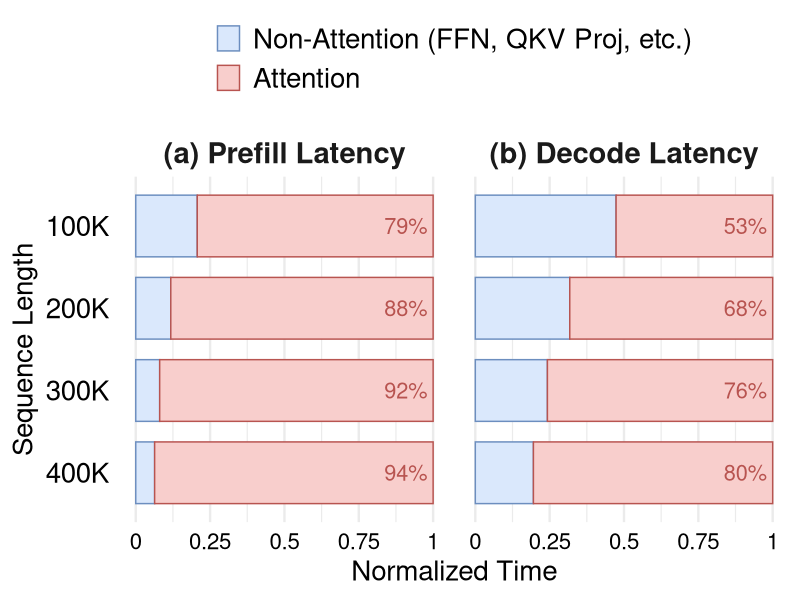

Here is the R script that generated this plot:
library(tidyverse)

data <- read_csv("data/breakdown_1.csv") %>%
  mutate(
    stage = fct_inorder(stage),
    tokens = fct_rev(fct_inorder(tokens)),
    component = fct_inorder(component)
  )

fig <- ggplot(data, aes(x = latency, y = tokens, fill = component, colour = component)) +
  geom_col(width = 0.75, position = position_stack(reverse = TRUE)) +
  geom_text(
    data = data %>% filter(component == "Attention"),
    aes(
      x = 0.98,
      y = tokens,
      label = scales::percent(latency, accuracy = 1)
    ),
    colour = "#B85450",
    size = 5.5,
    inherit.aes = FALSE,
    hjust = 1
  ) +
  facet_grid(. ~ stage) +
  scale_fill_manual(
    values = c("Non-Attention" = "#DAE8FC", "Attention" = "#F8CECC"),
    labels = c("Non-Attention" = "Non-Attention (FFN, QKV Proj, etc.)", "Attention" = "Attention"),
  ) +
  scale_colour_manual(
    values = c("Non-Attention" = "#6C8EBF", "Attention" = "#B85450"),
    labels = c("Non-Attention" = "Non-Attention (FFN, QKV Proj, etc.)", "Attention" = "Attention"),
  ) +
  scale_x_continuous(
    limits = c(0, 1),
    breaks = c(0, 0.25, 0.5, 0.75, 1),
    labels = c("0", "0.25", "0.5", "0.75", "1"),
  ) +
  guides(
    fill = guide_legend(nrow = 2, byrow = TRUE),
    colour = guide_legend(nrow = 2, byrow = TRUE)
  ) +
  labs(x = "Normalized Time", y = "Sequence Length") +
  theme_minimal(base_size = 18) +
  theme(
    strip.text = element_text(size = 21, face = "bold"),
    strip.clip = "off",
    legend.position = "top",
    legend.title = element_blank(),
    legend.text = element_text(size = 20),
    axis.title.x = element_text(size = 20),
    axis.title.y = element_text(size = 20),
    axis.text.x = element_text(size = 16, colour = "black"),
    axis.text.y = element_text(size = 20, colour = "black"),
    panel.grid.major.y = element_blank(),
  )

ggsave("breakdown_1.pdf", fig, width = 6.7, height = 4.1, units = "in")
